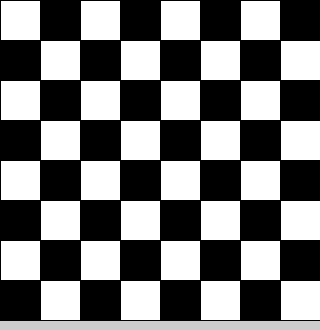
Frame 1 (no input)
Frame 60 (the mouse pressed at the canvas centre just before this capture): identical to frame 1, image omitted
Frame 120 (the mouse held since frame 60 and released just before this capture): identical to frame 1, image omitted

The Processing sketch that drew this single still picture (run headless with seeded random() and noise(); from frame 60 on, the mouse is pressed at the canvas centre):

// Processing sketch: Task_6
// ── Task_6.pde
// task 6 - make a chess board

// 6.a
int [][]board = new int [8][8];

void setup() {
  size (320, 330);
  // draws boardet
  for (int i = 0; i < board.length; i++) {
    for (int j = 0; j < board[i].length; j++) {
      if ((i+j) % 2 == 0) {
        board[i][j] = 0;
      } else {
        board[i][j] = 1;
      }
    }
  }

  // prints the loop
  for (int i = 0; i < board.length; i++) {
    for (int j = 0; j < board[i].length; j++) {
      print(board[i][j] + " "); //
    }
    println(); // prints next line
  }
}




void draw () {
  // 6c and 6d prints the board from the loop
  for (int i = 0; i < board.length; i++) {
    for (int j = 0; j < board.length; j++) {
      if (board[i][j] == 1) {
        fill (0);
      } else {
        fill (255);
      }
      rect(i * 40, j * 40, 40, 40); // draws rect. 
    }
  }
}
